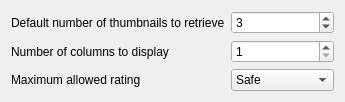
<?xml version="1.0" encoding="UTF-8"?>
<ui version="4.0">
 <class>GeneralPage</class>
 <widget class="QWidget" name="GeneralPage">
  <property name="geometry">
   <rect>
    <x>0</x>
    <y>0</y>
    <width>299</width>
    <height>92</height>
   </rect>
  </property>
  <property name="windowTitle">
   <string/>
  </property>
  <layout class="QFormLayout" name="formLayout">
   <item row="0" column="0">
    <widget class="QLabel" name="thumbnalLabel">
     <property name="text">
      <string>Default number of thumbnails to retrieve</string>
     </property>
    </widget>
   </item>
   <item row="0" column="1">
    <widget class="KIntSpinBox" name="kcfg_thumbnailMaxRetrieve">
     <property name="minimum">
      <number>1</number>
     </property>
     <property name="maximum">
      <number>100</number>
     </property>
     <property name="value">
      <number>3</number>
     </property>
    </widget>
   </item>
   <item row="2" column="0">
    <widget class="QLabel" name="columnLabel">
     <property name="text">
      <string>Number of columns to display</string>
     </property>
    </widget>
   </item>
   <item row="2" column="1">
    <widget class="KIntSpinBox" name="kcfg_displayColumns">
     <property name="minimum">
      <number>1</number>
     </property>
     <property name="maximum">
      <number>100</number>
     </property>
    </widget>
   </item>
   <item row="3" column="1">
    <widget class="KComboBox" name="kcfg_maxAllowedRating">
     <item>
      <property name="text">
       <string>Safe</string>
      </property>
     </item>
     <item>
      <property name="text">
       <string>Questionable</string>
      </property>
     </item>
     <item>
      <property name="text">
       <string>Explicit</string>
      </property>
     </item>
    </widget>
   </item>
   <item row="3" column="0">
    <widget class="QLabel" name="ratingLabel">
     <property name="text">
      <string>Maximum allowed rating</string>
     </property>
    </widget>
   </item>
  </layout>
 </widget>
 <customwidgets>
  <customwidget>
   <class>KIntSpinBox</class>
   <extends>QSpinBox</extends>
   <header>knuminput.h</header>
  </customwidget>
  <customwidget>
   <class>KComboBox</class>
   <extends>QComboBox</extends>
   <header>kcombobox.h</header>
  </customwidget>
 </customwidgets>
 <resources/>
 <connections/>
</ui>
